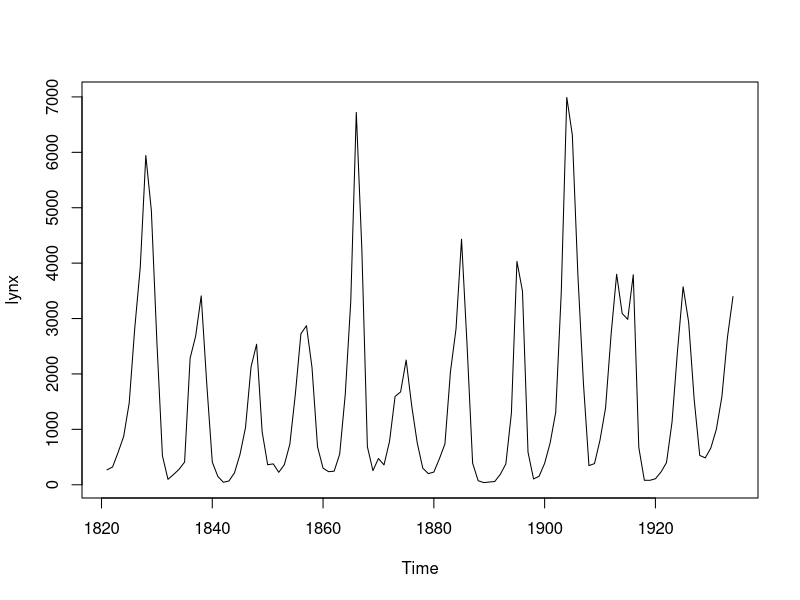
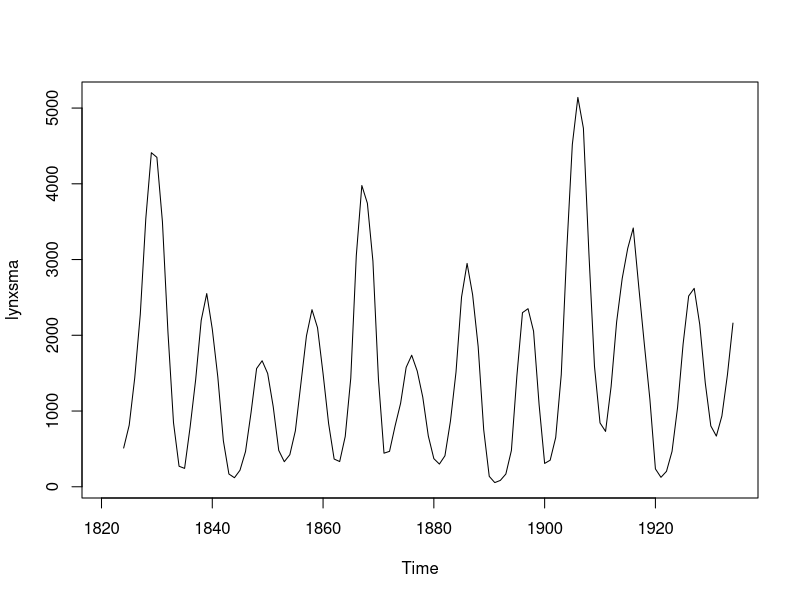

The R script that drew these images, in order:
#Exponential Smoothing Using Simple Moving Average
#Here we are importing the TTR library
#Collection of over 50 technical indicators for creating trading rules.
library("TTR")
#We are going to create a simple moving average using the lynx dataset
#Annual numbers of lynx trappings for 1821--1934 in Canada.
#We are setting up four periods for smoothing
lynxsma = SMA(lynx, n = 4)
#Here we are comparing the lynx dataset to the smoothed out one
plot(lynx)
plot(lynxsma)
#The simple moving average has indeed smoothed the curves of the dataset
#Remember that this method is not great for seasonal datasets